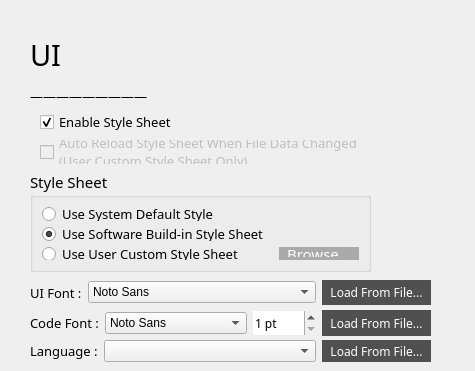
     <widget class="QWidget" name="page_UI">
      <widget class="QLabel" name="label_3">
       <property name="geometry">
        <rect>
         <x>30</x>
         <y>30</y>
         <width>121</width>
         <height>81</height>
        </rect>
       </property>
       <property name="font">
        <font>
         <family>方正黑体简体</family>
         <pointsize>10</pointsize>
         <weight>50</weight>
         <italic>false</italic>
         <bold>false</bold>
        </font>
       </property>
       <property name="text">
        <string>&lt;html&gt;&lt;head/&gt;&lt;body&gt;&lt;p&gt;&lt;span style=&quot; font-size:22pt;&quot;&gt;UI&lt;/span&gt;&lt;/p&gt;&lt;p&gt;—————————&lt;/p&gt;&lt;/body&gt;&lt;/html&gt;</string>
       </property>
      </widget>
      <widget class="QGroupBox" name="groupBox_StyleSheet">
       <property name="geometry">
        <rect>
         <x>30</x>
         <y>170</y>
         <width>341</width>
         <height>102</height>
        </rect>
       </property>
       <property name="font">
        <font>
         <family>方正黑体简体</family>
         <pointsize>11</pointsize>
         <weight>50</weight>
         <italic>false</italic>
         <bold>false</bold>
        </font>
       </property>
       <property name="styleSheet">
        <string notr="true"/>
       </property>
       <property name="title">
        <string>Style Sheet</string>
       </property>
       <layout class="QVBoxLayout" name="verticalLayout_2">
        <item>
         <widget class="QRadioButton" name="radioButton_StyleSheet_System">
          <property name="enabled">
           <bool>true</bool>
          </property>
          <property name="font">
           <font>
            <family>方正黑体简体</family>
            <pointsize>10</pointsize>
           </font>
          </property>
          <property name="text">
           <string>Use System Default Style</string>
          </property>
          <property name="checked">
           <bool>false</bool>
          </property>
         </widget>
        </item>
        <item>
         <widget class="QRadioButton" name="radioButton_StyleSheet_Software">
          <property name="enabled">
           <bool>true</bool>
          </property>
          <property name="font">
           <font>
            <family>方正黑体简体</family>
            <pointsize>10</pointsize>
           </font>
          </property>
          <property name="text">
           <string>Use Software Build-in Style Sheet</string>
          </property>
          <property name="checked">
           <bool>true</bool>
          </property>
         </widget>
        </item>
        <item>
         <layout class="QHBoxLayout" name="horizontalLayout_2">
          <property name="spacing">
           <number>0</number>
          </property>
          <item>
           <widget class="QRadioButton" name="radioButton_StyleSheet_User">
            <property name="enabled">
             <bool>true</bool>
            </property>
            <property name="font">
             <font>
              <family>方正黑体简体</family>
              <pointsize>10</pointsize>
             </font>
            </property>
            <property name="text">
             <string>Use User Custom Style Sheet</string>
            </property>
            <property name="checked">
             <bool>false</bool>
            </property>
           </widget>
          </item>
          <item>
           <spacer name="horizontalSpacer">
            <property name="orientation">
             <enum>Qt::Horizontal</enum>
            </property>
            <property name="sizeHint" stdset="0">
             <size>
              <width>40</width>
              <height>5</height>
             </size>
            </property>
           </spacer>
          </item>
          <item>
           <widget class="QPushButton" name="pushButton_StyleSheet_User_BrowseFile">
            <property name="enabled">
             <bool>false</bool>
            </property>
            <property name="sizePolicy">
             <sizepolicy hsizetype="Fixed" vsizetype="Preferred">
              <horstretch>0</horstretch>
              <verstretch>0</verstretch>
             </sizepolicy>
            </property>
            <property name="font">
             <font>
              <family>方正黑体简体</family>
             </font>
            </property>
            <property name="styleSheet">
             <string notr="true">QPushButton{
background: rgb(80, 80, 80);
color: rgb(255, 255, 255);
border-radius: 0px;
padding: 3px 8px 3px 8px;
}

QPushButton:hover{
background: rgb(100, 100, 100);
}

QPushButton:disabled{
background: rgb(170, 170, 170);
}</string>
            </property>
            <property name="text">
             <string>Browse...</string>
            </property>
            <property name="autoDefault">
             <bool>false</bool>
            </property>
            <property name="flat">
             <bool>true</bool>
            </property>
           </widget>
          </item>
         </layout>
        </item>
       </layout>
      </widget>
      <widget class="QWidget" name="horizontalLayoutWidget_2">
       <property name="geometry">
        <rect>
         <x>30</x>
         <y>280</y>
         <width>401</width>
         <height>25</height>
        </rect>
       </property>
       <layout class="QHBoxLayout" name="horizontalLayout_3">
        <item>
         <widget class="QLabel" name="label_12">
          <property name="sizePolicy">
           <sizepolicy hsizetype="Fixed" vsizetype="Preferred">
            <horstretch>0</horstretch>
            <verstretch>0</verstretch>
           </sizepolicy>
          </property>
          <property name="font">
           <font>
            <family>方正黑体简体</family>
            <pointsize>10</pointsize>
           </font>
          </property>
          <property name="text">
           <string>UI Font :</string>
          </property>
         </widget>
        </item>
        <item>
         <widget class="QFontComboBox" name="fontComboBox">
          <property name="editable">
           <bool>false</bool>
          </property>
          <property name="currentFont">
           <font>
            <family>方正黑体简体</family>
           </font>
          </property>
         </widget>
        </item>
        <item>
         <widget class="QPushButton" name="pushButton_UIFont_BrowseFile">
          <property name="enabled">
           <bool>true</bool>
          </property>
          <property name="sizePolicy">
           <sizepolicy hsizetype="Fixed" vsizetype="Preferred">
            <horstretch>0</horstretch>
            <verstretch>0</verstretch>
           </sizepolicy>
          </property>
          <property name="font">
           <font>
            <family>方正黑体简体</family>
           </font>
          </property>
          <property name="styleSheet">
           <string notr="true">QPushButton{
background: rgb(80, 80, 80);
color: rgb(255, 255, 255);
border-radius: 0px;
padding: 3px 8px 3px 8px;
}

QPushButton:hover{
background: rgb(100, 100, 100);
}

QPushButton:disabled{
background: rgb(170, 170, 170);
}</string>
          </property>
          <property name="text">
           <string>Load From File...</string>
          </property>
          <property name="autoDefault">
           <bool>false</bool>
          </property>
          <property name="flat">
           <bool>true</bool>
          </property>
         </widget>
        </item>
       </layout>
      </widget>
      <widget class="QWidget" name="horizontalLayoutWidget_3">
       <property name="geometry">
        <rect>
         <x>30</x>
         <y>340</y>
         <width>401</width>
         <height>22</height>
        </rect>
       </property>
       <layout class="QHBoxLayout" name="horizontalLayout_4">
        <item>
         <widget class="QLabel" name="label_13">
          <property name="sizePolicy">
           <sizepolicy hsizetype="Fixed" vsizetype="Preferred">
            <horstretch>0</horstretch>
            <verstretch>0</verstretch>
           </sizepolicy>
          </property>
          <property name="font">
           <font>
            <family>方正黑体简体</family>
            <pointsize>10</pointsize>
           </font>
          </property>
          <property name="text">
           <string>Language :</string>
          </property>
         </widget>
        </item>
        <item>
         <widget class="QComboBox" name="comboBox_Language">
          <property name="editable">
           <bool>false</bool>
          </property>
          <property name="currentText">
           <string/>
          </property>
          <property name="currentIndex">
           <number>-1</number>
          </property>
         </widget>
        </item>
        <item>
         <widget class="QPushButton" name="pushButton_Language_BrowseFile">
          <property name="enabled">
           <bool>true</bool>
          </property>
          <property name="sizePolicy">
           <sizepolicy hsizetype="Fixed" vsizetype="Preferred">
            <horstretch>0</horstretch>
            <verstretch>0</verstretch>
           </sizepolicy>
          </property>
          <property name="font">
           <font>
            <family>方正黑体简体</family>
           </font>
          </property>
          <property name="styleSheet">
           <string notr="true">QPushButton{
background: rgb(80, 80, 80);
color: rgb(255, 255, 255);
border-radius: 0px;
padding: 3px 8px 3px 8px;
}

QPushButton:hover{
background: rgb(100, 100, 100);
}

QPushButton:disabled{
background: rgb(170, 170, 170);
}</string>
          </property>
          <property name="text">
           <string>Load From File...</string>
          </property>
          <property name="autoDefault">
           <bool>false</bool>
          </property>
          <property name="flat">
           <bool>true</bool>
          </property>
         </widget>
        </item>
       </layout>
      </widget>
      <widget class="QWidget" name="verticalLayoutWidget_4">
       <property name="geometry">
        <rect>
         <x>40</x>
         <y>110</y>
         <width>426</width>
         <height>54</height>
        </rect>
       </property>
       <layout class="QVBoxLayout" name="verticalLayout_5">
        <item>
         <widget class="QCheckBox" name="checkBox_EnableStyleSheet">
          <property name="enabled">
           <bool>true</bool>
          </property>
          <property name="font">
           <font>
            <family>方正黑体简体</family>
            <pointsize>10</pointsize>
           </font>
          </property>
          <property name="styleSheet">
           <string notr="true"/>
          </property>
          <property name="text">
           <string>Enable Style Sheet</string>
          </property>
          <property name="checkable">
           <bool>true</bool>
          </property>
          <property name="checked">
           <bool>true</bool>
          </property>
         </widget>
        </item>
        <item>
         <widget class="QCheckBox" name="checkBox_AutoReloadStyleSheetWhenFileChanged">
          <property name="enabled">
           <bool>false</bool>
          </property>
          <property name="font">
           <font>
            <family>方正黑体简体</family>
            <pointsize>10</pointsize>
           </font>
          </property>
          <property name="text">
           <string>Auto Reload Style Sheet When File Data Changed
(User Custom Style Sheet Only)</string>
          </property>
         </widget>
        </item>
       </layout>
      </widget>
      <widget class="QWidget" name="horizontalLayoutWidget_4">
       <property name="geometry">
        <rect>
         <x>30</x>
         <y>310</y>
         <width>401</width>
         <height>26</height>
        </rect>
       </property>
       <layout class="QHBoxLayout" name="horizontalLayout_7">
        <item>
         <widget class="QLabel" name="label_19">
          <property name="sizePolicy">
           <sizepolicy hsizetype="Fixed" vsizetype="Preferred">
            <horstretch>0</horstretch>
            <verstretch>0</verstretch>
           </sizepolicy>
          </property>
          <property name="font">
           <font>
            <family>方正黑体简体</family>
            <pointsize>10</pointsize>
           </font>
          </property>
          <property name="text">
           <string>Code Font :</string>
          </property>
         </widget>
        </item>
        <item>
         <widget class="QFontComboBox" name="codefontComboBox">
          <property name="editable">
           <bool>false</bool>
          </property>
          <property name="currentFont">
           <font>
            <family>Source Code Pro</family>
           </font>
          </property>
         </widget>
        </item>
        <item>
         <widget class="QSpinBox" name="codeFontSpinBox">
          <property name="minimumSize">
           <size>
            <width>0</width>
            <height>24</height>
           </size>
          </property>
          <property name="font">
           <font>
            <family>方正黑体简体</family>
            <pointsize>9</pointsize>
           </font>
          </property>
          <property name="styleSheet">
           <string notr="true">font: 9pt &quot;方正黑体简体&quot;;</string>
          </property>
          <property name="frame">
           <bool>false</bool>
          </property>
          <property name="alignment">
           <set>Qt::AlignLeading|Qt::AlignLeft|Qt::AlignVCenter</set>
          </property>
          <property name="buttonSymbols">
           <enum>QAbstractSpinBox::UpDownArrows</enum>
          </property>
          <property name="showGroupSeparator" stdset="0">
           <bool>false</bool>
          </property>
          <property name="suffix">
           <string> pt</string>
          </property>
          <property name="minimum">
           <number>1</number>
          </property>
          <property name="maximum">
           <number>9999</number>
          </property>
         </widget>
        </item>
        <item>
         <widget class="QPushButton" name="pushButton_CodeFont_BrowseFile">
          <property name="enabled">
           <bool>true</bool>
          </property>
          <property name="sizePolicy">
           <sizepolicy hsizetype="Fixed" vsizetype="Preferred">
            <horstretch>0</horstretch>
            <verstretch>0</verstretch>
           </sizepolicy>
          </property>
          <property name="font">
           <font>
            <family>方正黑体简体</family>
           </font>
          </property>
          <property name="styleSheet">
           <string notr="true">QPushButton{
background: rgb(80, 80, 80);
color: rgb(255, 255, 255);
border-radius: 0px;
padding: 3px 8px 3px 8px;
}

QPushButton:hover{
background: rgb(100, 100, 100);
}

QPushButton:disabled{
background: rgb(170, 170, 170);
}</string>
          </property>
          <property name="text">
           <string>Load From File...</string>
          </property>
          <property name="autoDefault">
           <bool>false</bool>
          </property>
          <property name="flat">
           <bool>true</bool>
          </property>
         </widget>
        </item>
       </layout>
      </widget>
     </widget>
